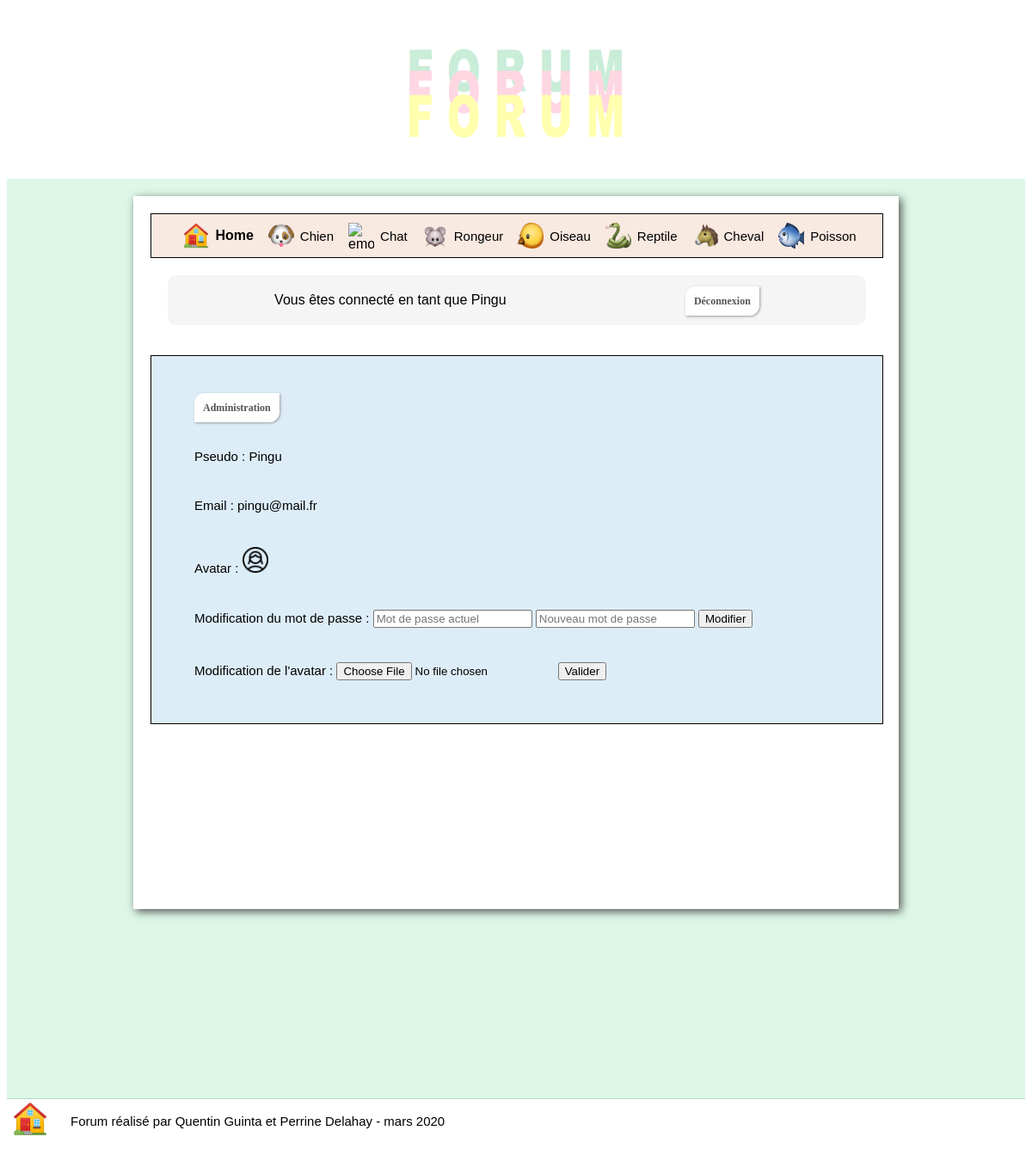
Screenshot of /account.php (signed in) with the database file from the repository.
### tables this page shows
CREATE TABLE IF NOT EXISTS Utilisateur(
idUser INT AUTO_INCREMENT,  
pseudo VARCHAR(64),  
email VARCHAR(64),
cheminAvatar VARCHAR(64), 
password VARCHAR(64),
isAdmin TINYINT,
isConnected TINYINT,
isBanned TINYINT,
motifBan VARCHAR(64),
dateFinBan DATETIME,
PRIMARY KEY(idUser));

### dataManagers/UtilisateurManager.php (called while the page is built, shortened)
<?php
    include_once("C:/UwAmp/www/PPE01-Le-Forum/PHP Perrine/data/Utilisateur.php");
    class UtilisateurManager
    {
        public static function findUser($pseudo)
        {
            $connex = DatabaseLinker::getConnexion();
            $user=null;
            $state=$connex->prepare("SELECT * FROM Utilisateur WHERE pseudo=?");
            $state->bindParam(1,$pseudo);
            $state->execute();
            $resultatsUsers=$state->fetchAll();
            if(!empty($resultatsUsers))
            {
                $resultUser=$resultatsUsers[0];
                $user = new Utilisateur();
                $user->setIdUser($resultUser["idUser"]);
                $user->setPseudo($resultUser["pseudo"]);
                $user->setEmail($resultUser["email"]);
                $user->setCheminAvatar($resultUser["cheminAvatar"]);
                $user->setPassword($resultUser["password"]);
                $user->setIsAdmin($resultUser["isAdmin"]);
                $user->setIsConnected($resultUser["isConnected"]);
                $user->setIsBanned($resultUser["isBanned"]);
                $user->setMotifBan($resultUser["motifBan"]);
                $user->setDateFinBan($resultUser["dateFinBan"]);
            }
            return $user;
        }
    }
?>

### data/Utilisateur.php (called while the page is built, shortened)
<?php
    class Utilisateur
    {
        private $pseudo;
        private $email;
        private $cheminAvatar;
        private $isAdmin;
        function getPseudo()
        {
            return $this->pseudo;
        }
        function getEmail()
        {
            return $this->email;
        }
        function getCheminAvatar()
        {
            return $this->cheminAvatar;
        }
        function getIsAdmin()
        {
            return $this->isAdmin;
        }
        function setPseudo($pseudo)
        {
            $this->pseudo = $pseudo;
        }
        function setEmail($email)
        {
            $this->email = $email;
        }
        function setCheminAvatar($cheminAvatar)
        {
            $this->cheminAvatar = $cheminAvatar;
        }
        function setIsAdmin($isAdmin)
        {
            $this->isAdmin = $isAdmin;
        }
    }

### account.php (the view, shortened to what this page needs)
<?php
    include_once("include/header.php");
    include_once("data/Utilisateur.php");
    include_once("dataManagers/UtilisateurManager.php");
    if(isset($_SESSION["login"]))
    {
?>
        <div class="session-container">
<?php
            echo "Vous êtes connecté en tant que ".$_SESSION["login"];
            $currentUser = UtilisateurManager::findUser($_SESSION["login"]);
?>
            <div class="deco-bouton"> <a href="index.php?deco=true">Déconnexion</a> </div>
        </div>
        <div class="account-container">
            <?php
            if($currentUser->getIsAdmin()==1)
            {
?>
            <div class="account-bloc"> <div class="deco-bouton"> <a href="administration.php">Administration</a> </div></div>
<?php
            }
            ?>
            <div class="account-bloc"><?php echo "Pseudo : ".$currentUser->getPseudo(); ?></div>
            <div class="account-bloc"><?php echo "Email : ".$currentUser->getEmail(); ?></div>
            <div class="account-bloc">
                <?php echo "Avatar : "?>
                <img class="account-avatar-img" src="images/<?php echo $currentUser->getCheminAvatar(); ?>">
                      </div>
            <div class="account-bloc">
                <form method="POST" action="modifPassword.php">
                    <label>Modification du mot de passe : </label>
                    <input type="password" name="verifCurrentPassword" placeholder="Mot de passe actuel"/>
                    <input type="password" name="newPassword" placeholder="Nouveau mot de passe"/>
                    <input type="submit" value="Modifier"/>
                </form>
            </div>
            <div class="account-avatar-modif-container">
                <form method="POST" action="modifAvatar.php" enctype="multipart/form-data">
                    <label>Modification de l'avatar : </label>
                    <input type="file" name="newAvatar"/>
                    <input type="submit" name="upload" value="Valider"/>
                </form>
            </div>
            </div>
<?php
    }
    include_once("include/footer.php");
?>

### css/general.css (style rules this page uses)
img { width: 40px; height: 40px; }
.session-container { margin: 20px; background: #f5f5f5; display: flex; flex-wrap: wrap; justify-content: space-around; padding: 20px; border-radius: 10px; align-items: center; }
.deco-bouton a { border-radius:12px 0 12px 0; background-color: white; border:none; color:#555; font: bold 12px Verdana; padding:10px; box-shadow:1px 1px 3px #999; text-decoration: none; }
.deco-bouton { text-decoration: none; }
.account-container { margin-top: 15px; margin-bottom: 15px; background-color: #DDEDF8; border: 0.5px solid black; color: black; display: flex; flex-direction: column; flex-wrap: wrap; font-size: 30px; padding: 30px; }
.account-bloc { margin: 10px; font-size: 15px; padding: 10px; }
.account-avatar-modif-container { margin: 10px; font-size: 15px; padding: 10px; }
.account-avatar-img { width: 30px; height: 30px; }

### rows the page displays
utilisateur: pseudo "Pingu", email "pingu@mail.fr", cheminAvatar (picture)

### other values shown
$_SESSION["login"] "Pingu"
